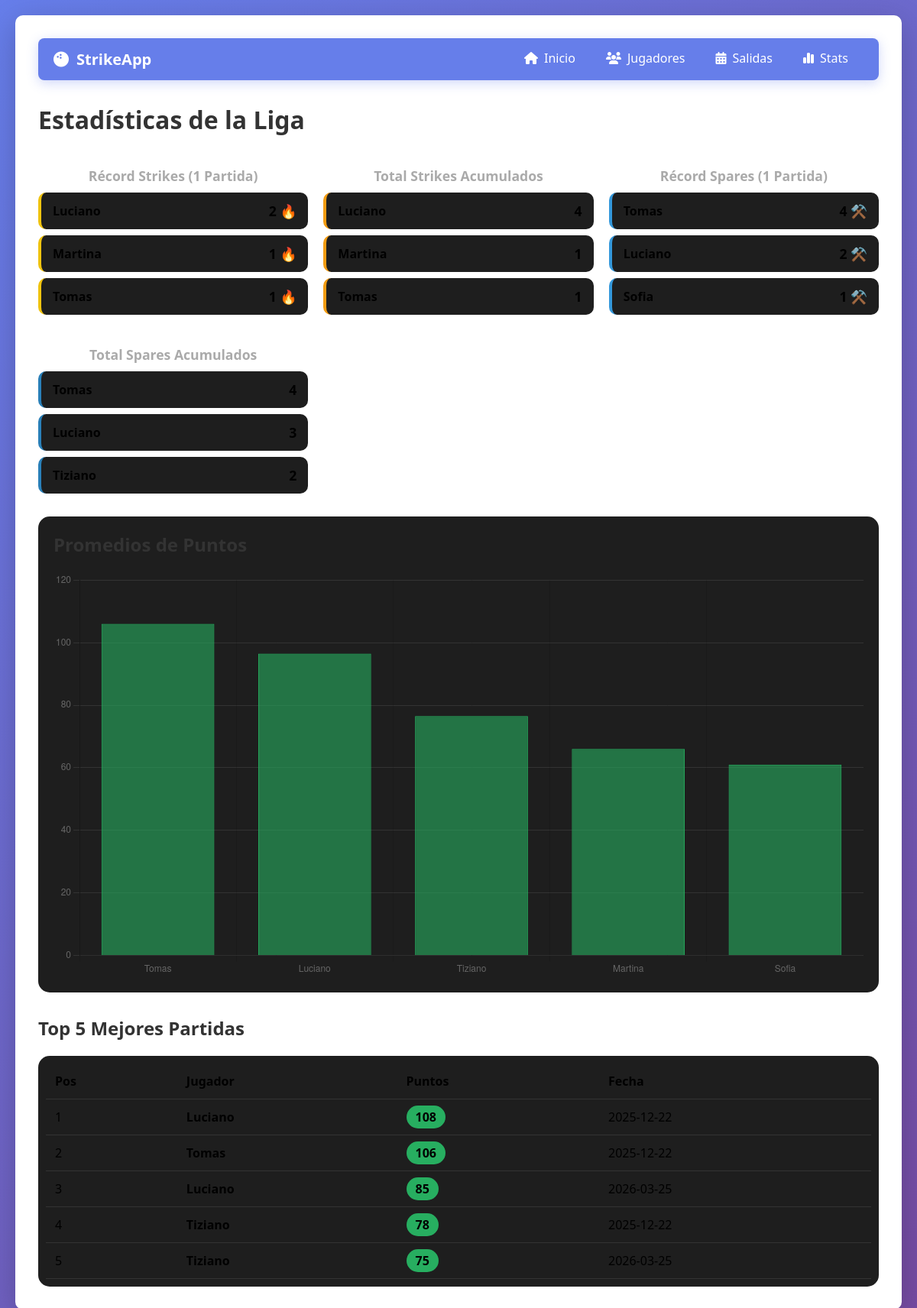
Screenshot of /stats with the database file from the repository.
### tables this page shows
CREATE TABLE players (
            id INTEGER PRIMARY KEY AUTOINCREMENT,
            name TEXT NOT NULL UNIQUE,
            total_games INTEGER DEFAULT 0,
            total_score INTEGER DEFAULT 0,
            average_score REAL DEFAULT 0.0
        );

CREATE TABLE outing_players (
            id INTEGER PRIMARY KEY AUTOINCREMENT,
            outing_id INTEGER NOT NULL,
            player_id INTEGER NOT NULL,
            final_score INTEGER, final_position INTEGER, strikes_count INTEGER DEFAULT 0, spares_count INTEGER DEFAULT 0,
            FOREIGN KEY (outing_id) REFERENCES outings(id) ON DELETE CASCADE,
            FOREIGN KEY (player_id) REFERENCES players(id) ON DELETE CASCADE,
            UNIQUE(outing_id, player_id)
        );

CREATE TABLE outings (
            id INTEGER PRIMARY KEY AUTOINCREMENT,
            date TEXT NOT NULL,
            location TEXT NOT NULL,
            created_at TIMESTAMP DEFAULT CURRENT_TIMESTAMP
        );

### bowling_app.py (the view)
@app.route('/stats')
def stats():
    conn = get_db()
    cursor = conn.cursor()
    cursor.execute('''
        SELECT p.name, op.final_score, o.date, o.location
        FROM outing_players op
        JOIN players p ON op.player_id = p.id
        JOIN outings o ON op.outing_id = o.id
        WHERE op.final_score IS NOT NULL
        ORDER BY op.final_score DESC LIMIT 5
    ''')
    top_scores = cursor.fetchall()
    cursor.execute('SELECT name, average_score FROM players WHERE total_games > 0 ORDER BY average_score DESC LIMIT 5')
    active_players = [dict(row) for row in cursor.fetchall()]
    cursor.execute('''
        SELECT p.name, MAX(op.strikes_count) as value
        FROM outing_players op JOIN players p ON op.player_id = p.id
        WHERE op.strikes_count IS NOT NULL GROUP BY p.id ORDER BY value DESC LIMIT 3
    ''')
    strike_kings = cursor.fetchall()
    cursor.execute('''
        SELECT p.name, SUM(op.strikes_count) as value
        FROM outing_players op JOIN players p ON op.player_id = p.id
        GROUP BY p.id ORDER BY value DESC LIMIT 3
    ''')
    total_strikes = cursor.fetchall()
    cursor.execute('''
        SELECT p.name, MAX(op.spares_count) as value
        FROM outing_players op JOIN players p ON op.player_id = p.id
        WHERE op.spares_count IS NOT NULL GROUP BY p.id ORDER BY value DESC LIMIT 3
    ''')
    spare_kings = cursor.fetchall()
    cursor.execute('''
        SELECT p.name, SUM(op.spares_count) as value
        FROM outing_players op JOIN players p ON op.player_id = p.id
        GROUP BY p.id ORDER BY value DESC LIMIT 3
    ''')
    total_spares = cursor.fetchall()
    conn.close()
    return render_template('stats.html',
                           top_scores=top_scores,
                           active_players=active_players,
                           strike_kings=strike_kings,
                           total_strikes=total_strikes,
                           spare_kings=spare_kings,
                           total_spares=total_spares)

### bowling_app.py (called while the page is built)
def get_db():
    conn = sqlite3.connect(DATABASE)
    conn.row_factory = sqlite3.Row
    return conn

### templates/stats.html (shortened to what this page needs)
{% extends 'base.html' %}
{% block content %}
<div class="stats-container">
    <h1 class="page-title">Estadísticas de la Liga</h1>
    <div class="records-grid">
        <div class="record-group">
            <h2 class="section-subtitle">Récord Strikes (1 Partida)</h2>
            <div class="record-cards-container">
                {% for king in strike_kings %}
                <div class="mini-card">
                    <span class="mini-name">{{ king.name }}</span>
                    <span class="mini-value">{{ king.value }} 🔥</span>
                </div>
                {% endfor %}
            </div>
        </div>
        <div class="record-group">
            <h2 class="section-subtitle">Total Strikes Acumulados</h2>
            <div class="record-cards-container">
                {% for s in total_strikes %}
                <div class="mini-card total">
                    <span class="mini-name">{{ s.name }}</span>
                    <span class="mini-value">{{ s.value }}</span>
                </div>
                {% endfor %}
            </div>
        </div>
        <div class="record-group">
            <h2 class="section-subtitle">Récord Spares (1 Partida)</h2>
            <div class="record-cards-container">
                {% for king in spare_kings %}
                <div class="mini-card spare">
                    <span class="mini-name">{{ king.name }}</span>
                    <span class="mini-value">{{ king.value }} ⚒️</span>
                </div>
                {% endfor %}
            </div>
        </div>
        <div class="record-group">
            <h2 class="section-subtitle">Total Spares Acumulados</h2>
            <div class="record-cards-container">
                {% for s in total_spares %}
                <div class="mini-card spare-total">
                    <span class="mini-name">{{ s.name }}</span>
                    <span class="mini-value">{{ s.value }}</span>
                </div>
                {% endfor %}
            </div>
        </div>
    </div>
    <div class="chart-section">
        <h2>Promedios de Puntos</h2>
        <canvas id="avgChart"></canvas>
    </div>
    <div class="top-scores-section">
        <h2>Top 5 Mejores Partidas</h2>
        <div class="stats-table-wrapper">
            <table class="stats-table">
                <thead>
                    <tr>
                        <th>Pos</th>
                        <th>Jugador</th>
                        <th>Puntos</th>
                        <th>Fecha</th>
                    </tr>
                </thead>
                <tbody>
                    {% for score in top_scores %}
                    <tr>
                        <td>{{ loop.index }}</td>
                        <td><strong>{{ score.name }}</strong></td>
                        <td><span class="score-pill">{{ score.final_score }}</span></td>
                        <td>{{ score.date }}</td>
                    </tr>
                    {% endfor %}
                </tbody>
            </table>
        </div>
    </div>
</div>
<script>
    const ctx = document.getElementById('avgChart').getContext('2d');
    const players = {{ active_players | tojson }};
    new Chart(ctx, {
        type: 'bar',
        data: {
            labels: players.map(p => p.name),
            datasets: [{
                label: 'Promedio',
                data: players.map(p => p.average_score),
                backgroundColor: 'rgba(39, 174, 96, 0.6)',
                borderColor: '#27ae60',
                borderWidth: 1
            }]
        },
        options: {
            responsive: true,
            scales: { y: { beginAtZero: true, grid: { color: '#333' } } },
            plugins: { legend: { display: false } }
        }
    });
</script>
{% endblock %}

### templates/base.html (shortened to what this page needs)
<!DOCTYPE html>
<html lang="es">
<head>
    <link rel="stylesheet" href="https://cdnjs.cloudflare.com/ajax/libs/font-awesome/6.4.0/css/all.min.css">
</head>
<body>
    <div class="container">
        <nav>
            <a href="/" class="nav-brand">
                <i class="fa-solid fa-bowling-ball"></i> StrikeApp
            </a>
            <div class="nav-links">
                <a href="/" class="nav-item"><i class="fa-solid fa-house"></i> Inicio</a>
                <a href="/players" class="nav-item"><i class="fa-solid fa-users"></i> Jugadores</a>
                <a href="/outings" class="nav-item"><i class="fa-solid fa-calendar-days"></i> Salidas</a>
                <a href="/stats" class="nav-item"><i class="fa-solid fa-chart-simple"></i> Stats</a>
            </div>
        </nav>
        {% block content %}{% endblock %}
    </div>
</body>
</html>

### templates/base.html (style rules this page uses)
* { margin: 0; padding: 0; box-sizing: border-box; }
body { font-family: 'Segoe UI', Tahoma, Geneva, Verdana, sans-serif; background: linear-gradient(135deg, #667eea 0%, #764ba2 100%); min-height: 100vh; padding: 20px; }
.container { max-width: 1200px; margin: 0 auto; background: white; border-radius: 10px; padding: 30px; box-shadow: 0 10px 40px rgba(0,0,0,0.2); }
h1, h2 { color: #333; margin-bottom: 20px; }
nav { background: #667eea; padding: 0 20px; border-radius: 8px; margin-bottom: 30px; display: flex; justify-content: space-between; align-items: center; box-shadow: 0 4px 15px rgba(102, 126, 234, 0.3); }
.nav-brand { color: white; font-size: 20px; font-weight: bold; text-decoration: none; display: flex; align-items: center; gap: 10px; }
.nav-links { display: flex; }
nav a.nav-item { color: white; text-decoration: none; padding: 15px 20px; display: flex; align-items: center; gap: 8px; transition: all 0.3s; border-bottom: 3px solid transparent; }

### templates/stats.html (style rules this page uses)
.section-subtitle { font-size: 1.1rem; color: #aaa; margin-bottom: 10px; margin-top: 20px; text-align: center; }
.record-cards-container { display: flex; flex-direction: column; gap: 8px; }
.mini-card { background: #1e1e1e; padding: 12px 15px; border-radius: 10px; display: flex; justify-content: space-between; align-items: center; border-left: 4px solid #f1c40f; }
.mini-card.total { border-left-color: #f39c12; }
.mini-card.spare { border-left-color: #3498db; }
.mini-card.spare-total { border-left-color: #2980b9; }
.mini-name { font-weight: bold; }
.mini-value { font-size: 1.1rem; font-weight: 800; }
.stats-table-wrapper { overflow-x: auto; background: #1e1e1e; border-radius: 15px; padding: 10px; }
.stats-table { width: 100%; border-collapse: collapse; }
.stats-table th, .stats-table td { padding: 12px; text-align: left; border-bottom: 1px solid #333; }
.score-pill { background: #27ae60; padding: 4px 12px; border-radius: 50px; font-weight: bold; }
.chart-section { margin: 30px 0; background: #1e1e1e; padding: 20px; border-radius: 15px; }
.records-grid { display: grid; grid-template-columns: repeat(auto-fit, minmax(280px, 1fr)); gap: 20px; }

### rows the page displays
players: name "Luciano", value "2", value "4", value "3"
players: name "Martina", value "1"
players: name "Tomas", value "1", value "4"
players: name "Sofia", value "1"
players: name "Tiziano", value "2"
outing_players: name "Luciano", final_score "108", date "2025-12-22"
outing_players: name "Tomas", final_score "106", date "2025-12-22"
outing_players: name "Luciano", final_score "85", date "2026-03-25"
outing_players: name "Tiziano", final_score "78", date "2025-12-22"
outing_players: name "Tiziano", final_score "75", date "2026-03-25"

### other values shown
chart data {{ active_players | tojson }} [{"average_score": 106.0, "name": "Tomas"}, {"average_score": 96.5, "name": "Luciano"}, {"average_score": 76.5, "name": "Tiziano"}, {"average_score": 66.0, "name": "Martina"}, {"average_score": 61.0, "name": "Sofia"}]
